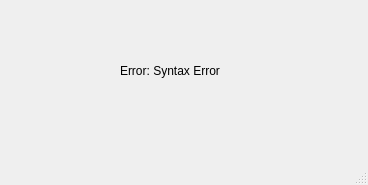
<?xml version="1.0" encoding="UTF-8"?>
<ui version="4.0">
 <class>MainWindow</class>
 <widget class="QMainWindow" name="MainWindow">
  <property name="geometry">
   <rect>
    <x>0</x>
    <y>0</y>
    <width>368</width>
    <height>185</height>
   </rect>
  </property>
  <property name="windowTitle">
   <string>MainWindow</string>
  </property>
  <widget class="QWidget" name="centralwidget">
   <widget class="QLabel" name="label">
    <property name="geometry">
     <rect>
      <x>120</x>
      <y>60</y>
      <width>121</width>
      <height>21</height>
     </rect>
    </property>
    <property name="text">
     <string>Error: Syntax Error</string>
    </property>
   </widget>
  </widget>
  <widget class="QMenuBar" name="menubar">
   <property name="geometry">
    <rect>
     <x>0</x>
     <y>0</y>
     <width>368</width>
     <height>26</height>
    </rect>
   </property>
  </widget>
  <widget class="QStatusBar" name="statusbar"/>
 </widget>
 <resources/>
 <connections/>
</ui>
